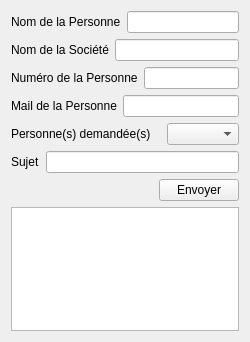
<ui version="4.0" >
 <class>layoutWidget</class>
 <widget class="QWidget" name="layoutWidget" >
  <property name="geometry" >
   <rect>
    <x>0</x>
    <y>0</y>
    <width>250</width>
    <height>342</height>
   </rect>
  </property>
  <property name="minimumSize" >
   <size>
    <width>0</width>
    <height>40</height>
   </size>
  </property>
  <layout class="QVBoxLayout" >
   <item>
    <layout class="QHBoxLayout" >
     <item>
      <widget class="QLabel" name="label_2" >
       <property name="text" >
        <string>Nom de la Personne</string>
       </property>
      </widget>
     </item>
     <item>
      <widget class="QLineEdit" name="lineEdit_4" />
     </item>
    </layout>
   </item>
   <item>
    <layout class="QHBoxLayout" >
     <item>
      <widget class="QLabel" name="label_2" >
       <property name="text" >
        <string>Nom de la Société</string>
       </property>
      </widget>
     </item>
     <item>
      <widget class="QLineEdit" name="lineEdit_4" />
     </item>
    </layout>
   </item>
   <item>
    <layout class="QHBoxLayout" >
     <item>
      <widget class="QLabel" name="label_2" >
       <property name="text" >
        <string>Numéro de la Personne</string>
       </property>
      </widget>
     </item>
     <item>
      <widget class="QLineEdit" name="lineEdit_4" />
     </item>
    </layout>
   </item>
   <item>
    <layout class="QHBoxLayout" >
     <item>
      <widget class="QLabel" name="label_2" >
       <property name="text" >
        <string>Mail de la Personne</string>
       </property>
      </widget>
     </item>
     <item>
      <widget class="QLineEdit" name="lineEdit_4" />
     </item>
    </layout>
   </item>
   <item>
    <layout class="QHBoxLayout" >
     <item>
      <widget class="QLabel" name="label" >
       <property name="text" >
        <string>Personne(s) demandée(s)</string>
       </property>
      </widget>
     </item>
     <item>
      <spacer>
       <property name="orientation" >
        <enum>Qt::Horizontal</enum>
       </property>
       <property name="sizeHint" >
        <size>
         <width>40</width>
         <height>20</height>
        </size>
       </property>
      </spacer>
     </item>
     <item>
      <widget class="QComboBox" name="comboBox" />
     </item>
    </layout>
   </item>
   <item>
    <layout class="QHBoxLayout" >
     <item>
      <widget class="QLabel" name="label_2" >
       <property name="text" >
        <string>Sujet</string>
       </property>
      </widget>
     </item>
     <item>
      <widget class="QLineEdit" name="lineEdit_4" />
     </item>
    </layout>
   </item>
   <item>
    <layout class="QHBoxLayout" >
     <item>
      <spacer>
       <property name="orientation" >
        <enum>Qt::Horizontal</enum>
       </property>
       <property name="sizeHint" >
        <size>
         <width>40</width>
         <height>20</height>
        </size>
       </property>
      </spacer>
     </item>
     <item>
      <widget class="QPushButton" name="send" >
       <property name="text" >
        <string>Envoyer</string>
       </property>
      </widget>
     </item>
    </layout>
   </item>
   <item>
    <widget class="QTextEdit" name="textEdit" >
     <property name="sizePolicy" >
      <sizepolicy vsizetype="Expanding" hsizetype="Expanding" >
       <horstretch>0</horstretch>
       <verstretch>0</verstretch>
      </sizepolicy>
     </property>
    </widget>
   </item>
  </layout>
 </widget>
 <resources/>
 <connections/>
</ui>
